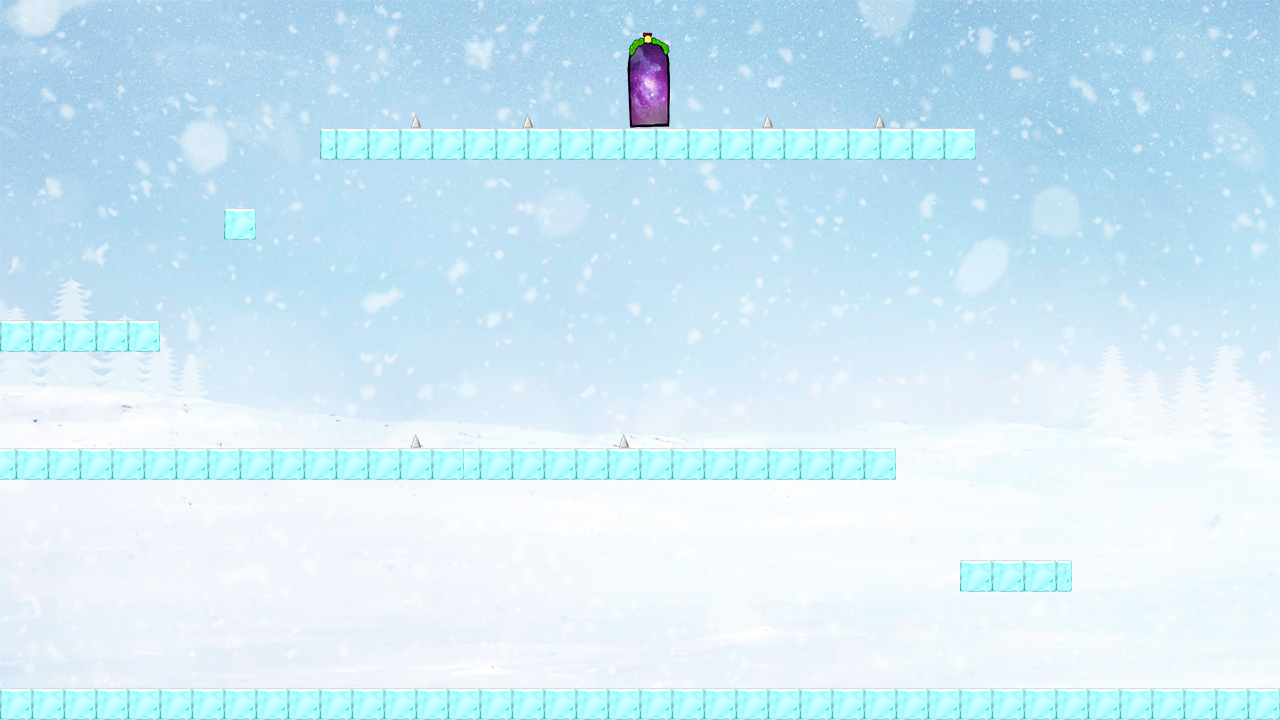

A 2D game scene composited from a Tiled map and its tileset images. What follows is a short description and the map's XML, with each tile layer's data collapsed to a summary:
An orthogonal 80x45 tile map with 16x16 px tiles, 2 tile layers (0_background, 1_graphics), 7 tilesets and 14 objects.

<map version="1.0" tiledversion="1.0.3" orientation="orthogonal" renderorder="right-down" width="80" height="45" tilewidth="16" tileheight="16" nextobjectid="38">
 <tileset firstgid="1" source="background.tsx" />
 <tileset firstgid="2" source="brick.tsx" />
 <tileset firstgid="6" source="thin.tsx" />
 <tileset firstgid="9" source="spine.tsx" />
 <tileset firstgid="13" source="door.tsx" />
 <tileset firstgid="31" source="brick(h-r).tsx" />
 <tileset firstgid="33" source="brick(h-l).tsx" />
 <layer name="0_background" width="80" height="45">
  <data>[3600 cells, 1 non-empty, 1 distinct tile ids]</data>
 </layer>
 <layer name="1_graphics" width="80" height="45">
  <data>[3600 cells, 422 non-empty, 28 distinct tile ids]</data>
 </layer>
 <objectgroup name="2_ground">
  <object id="35" x="1.47169" y="688.424" width="1278" height="32" rotation="-0.105235" />
 </objectgroup>
 <objectgroup name="3_brick">
  <object id="2" x="924" y="461" width="1" />
  <object id="29" x="320" y="128.25" width="656" height="32" />
  <object id="30" x="0" y="320" width="160" height="31" />
  <object id="31" x="0" y="448" width="895" height="32" />
  <object id="36" x="960" y="560" width="112" height="31" />
  <object id="37" x="224" y="208" width="31" height="31" />
 </objectgroup>
 <objectgroup name="4_dead">
  <object id="25" x="410.125" y="114.125" width="11.25" height="14" />
  <object id="26" x="521.875" y="113.125" width="11.875" height="15" />
  <object id="27" x="762" y="114.25" width="11.125" height="14" />
  <object id="28" x="874.625" y="114.125" width="10.5" height="14.125" />
  <object id="33" x="410" y="433" width="11.75" height="15" />
  <object id="34" x="617.5" y="433.094" width="12.75" height="14.9063" />
 </objectgroup>
 <objectgroup name="5_door">
  <object id="24" x="640" y="56" width="16" height="71" />
 </objectgroup>
</map>
